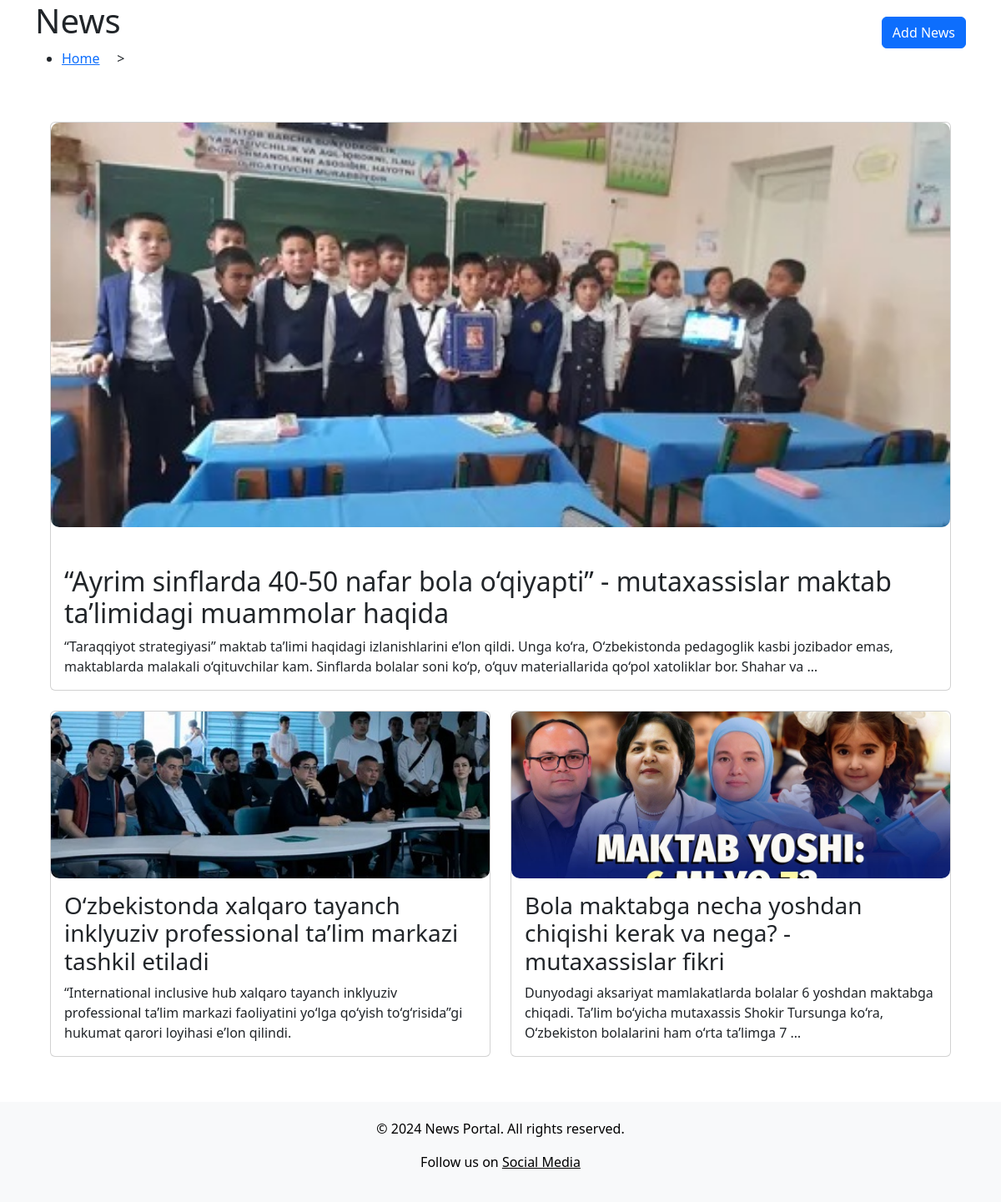
The app's page /new with its own data.
### main/models.py (models this page shows, shortened)
class NewsView(models.Model):
    title = models.CharField(max_length=200)
    slug = models.CharField(max_length=200, unique=True, blank=True)
    content = models.TextField()
    image = models.ImageField(upload_to='news_images/', blank=True, null=True)
    author = models.ForeignKey(User, on_delete=models.CASCADE)

### main/views.py (the view)
# urls.py: path('new', NewsListView.as_view(), name="news" ),
class NewsListView(ListView):
    model = NewsView
    template_name = 'news.html'
    context_object_name = 'news_list'
    queryset = NewsView.objects.all().order_by('-id')  # Assuming `id` is used to order by the most recent

### templates/news.html (shortened to what this page needs)
<!DOCTYPE html>
<html lang="en">
<head>
    <link href="https://cdn.jsdelivr.net/npm/bootstrap@5.3.0/dist/css/bootstrap.min.css" rel="stylesheet">
</head>
<body>
    <div class="page_title_section">
        <div class="container">
            <div class="row">
                <div class="col-lg-12 col-md-12 col-12 d-flex justify-content-between align-items-center">
                    <h1>News</h1>
                    <a href="/news_add" class="btn btn-primary add-news-btn">Add News</a>
                </div>
                <div class="col-12">
                    <ul class="sub_title">
                        <li><a href="/">Home</a> &nbsp;&nbsp;&nbsp; &gt; &nbsp;&nbsp;</li>
                    </ul>
                </div>
            </div>
        </div>
    </div>
    <div class="container mt-5 news-container">
        {% if news_list %}
            <div class="row mb-4">
                <div class="col-12">
                    <div class="card">
                        <img src="{{ news_list.0.image.url }}" class="recent-news-img img-fluid" alt="{{ news_list.0.title }}">
                        <div class="card-body">
                            <h2 class="card-title">{{ news_list.0.title }}</h2>
                            <p class="card-text">{{ news_list.0.content|truncatewords:30 }}</p>
                        </div>
                    </div>
                </div>
            </div>
        {% endif %}
        <div class="row">
            {% for news in news_list|slice:"1:" %}
                <div class="col-md-6 mb-4">
                    <div class="card">
                        <img src="{{ news.image.url }}" class="card-img-top img-fluid" alt="{{ news.title }}">
                        <div class="card-body">
                            <h3 class="card-title">{{ news.title }}</h3>
                            <p class="card-text">{{ news.content|truncatewords:20 }}</p>
                        </div>
                    </div>
                </div>
            {% endfor %}
        </div>
    </div>
    <div class="footer">
        <p>&copy; 2024 News Portal. All rights reserved.</p>
        <p>Follow us on <a href="#" class="text-reset">Social Media</a></p>
    </div>
</body>
</html>

### templates/news.html (style rules this page uses)
.footer { background-color: #f8f9fa; color: black; padding: 20px 0; text-align: center; margin-top: 30px; }
.recent-news-img { width: 100%; height: auto; margin-bottom: 30px; border-radius: 10px; }
.card-img-top { width: 100%; max-height: 200px; object-fit: cover; border-radius: 10px; }
.news-container { padding-left: 30px; padding-right: 30px; }
.add-news-btn { margin-top: 20px; }

### records on screen
NewsView: image (picture), title "“Ayrim sinflarda 40-50 nafar bola o‘qiyapti” - mutaxassislar maktab ta’limidagi muammolar haqida", content "“Taraqqiyot strategiyasi” maktab ta’limi haqidagi izlanishlarini e’lon qildi. Unga ko‘ra, O‘zbekistonda pedagoglik kasbi jozibador emas, maktablarda malakali o‘qituvchilar kam. Sinflarda bolalar soni ko‘p, o‘quv materiallarida qo‘pol xatoliklar bor. Shahar va …"
NewsView: image (picture), title "O‘zbekistonda xalqaro tayanch inklyuziv professional ta’lim markazi tashkil etiladi", content "“International inclusive hub xalqaro tayanch inklyuziv professional ta’lim markazi faoliyatini yo‘lga qo‘yish to‘g‘risida”gi hukumat qarori loyihasi e’lon qilindi."
NewsView: image (placeholder picture), title "Bola maktabga necha yoshdan chiqishi kerak va nega? - mutaxassislar fikri", content "Dunyodagi aksariyat mamlakatlarda bolalar 6 yoshdan maktabga chiqadi. Ta’lim bo‘yicha mutaxassis Shokir Tursunga ko‘ra, O‘zbekiston bolalarini ham o‘rta ta’limga 7 …"
